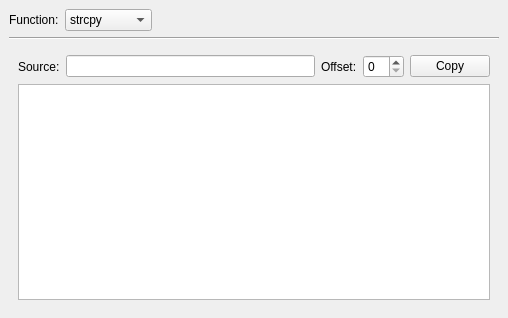
<?xml version="1.0" encoding="UTF-8"?>
<ui version="4.0">
 <class>MainWindow</class>
 <widget class="QMainWindow" name="MainWindow">
  <property name="geometry">
   <rect>
    <x>0</x>
    <y>0</y>
    <width>508</width>
    <height>318</height>
   </rect>
  </property>
  <property name="windowTitle">
   <string>MainWindow</string>
  </property>
  <widget class="QWidget" name="centralwidget">
   <layout class="QVBoxLayout" name="verticalLayout">
    <item>
     <layout class="QHBoxLayout" name="horizontalLayout">
      <item>
       <widget class="QLabel" name="label">
        <property name="text">
         <string>Function:</string>
        </property>
       </widget>
      </item>
      <item>
       <widget class="QComboBox" name="comboBox">
        <item>
         <property name="text">
          <string>strcpy</string>
         </property>
        </item>
        <item>
         <property name="text">
          <string>strncpy</string>
         </property>
        </item>
        <item>
         <property name="text">
          <string>memcpy</string>
         </property>
        </item>
        <item>
         <property name="text">
          <string>strcmp</string>
         </property>
        </item>
        <item>
         <property name="text">
          <string>strncmp</string>
         </property>
        </item>
        <item>
         <property name="text">
          <string>memcmp</string>
         </property>
        </item>
        <item>
         <property name="text">
          <string>strcat</string>
         </property>
        </item>
        <item>
         <property name="text">
          <string>strncat</string>
         </property>
        </item>
        <item>
         <property name="text">
          <string>memmove</string>
         </property>
        </item>
        <item>
         <property name="text">
          <string>strtok</string>
         </property>
        </item>
        <item>
         <property name="text">
          <string>memset</string>
         </property>
        </item>
       </widget>
      </item>
      <item>
       <spacer name="horizontalSpacer">
        <property name="orientation">
         <enum>Qt::Horizontal</enum>
        </property>
        <property name="sizeHint" stdset="0">
         <size>
          <width>40</width>
          <height>20</height>
         </size>
        </property>
       </spacer>
      </item>
     </layout>
    </item>
    <item>
     <widget class="Line" name="line">
      <property name="orientation">
       <enum>Qt::Horizontal</enum>
      </property>
     </widget>
    </item>
    <item>
     <widget class="QStackedWidget" name="stackedWidget">
      <property name="accessibleName">
       <string/>
      </property>
      <property name="currentIndex">
       <number>0</number>
      </property>
      <widget class="QWidget" name="stackedWidgetPage1">
       <layout class="QVBoxLayout" name="verticalLayout_2">
        <item>
         <layout class="QHBoxLayout" name="horizontalLayout_2">
          <item>
           <widget class="QLabel" name="label_3">
            <property name="text">
             <string>Source:</string>
            </property>
           </widget>
          </item>
          <item>
           <widget class="QLineEdit" name="strcpySourceLineEdit"/>
          </item>
          <item>
           <widget class="QLabel" name="label_6">
            <property name="text">
             <string>Offset:</string>
            </property>
           </widget>
          </item>
          <item>
           <widget class="QSpinBox" name="strcpyOffsetSpinBox"/>
          </item>
          <item>
           <widget class="QPushButton" name="strcpyCopyPushButton">
            <property name="text">
             <string>Copy</string>
            </property>
           </widget>
          </item>
         </layout>
        </item>
        <item>
         <widget class="QTextEdit" name="strcpyOutputTextEdit">
          <property name="readOnly">
           <bool>true</bool>
          </property>
         </widget>
        </item>
       </layout>
      </widget>
      <widget class="QWidget" name="stackedWidgetPage2">
       <layout class="QVBoxLayout" name="verticalLayout_3">
        <item>
         <layout class="QHBoxLayout" name="horizontalLayout_3">
          <item>
           <widget class="QLabel" name="label_4">
            <property name="text">
             <string>Source:</string>
            </property>
           </widget>
          </item>
          <item>
           <widget class="QLineEdit" name="strncpySourceLineEdit"/>
          </item>
          <item>
           <widget class="QLabel" name="label_5">
            <property name="text">
             <string>Count:</string>
            </property>
           </widget>
          </item>
          <item>
           <widget class="QSpinBox" name="strncpyOffsetSpinBox"/>
          </item>
          <item>
           <widget class="QPushButton" name="strncpyCopyPushButton">
            <property name="text">
             <string>Copy</string>
            </property>
           </widget>
          </item>
         </layout>
        </item>
        <item>
         <widget class="QTextEdit" name="strncpyOutputTextEdit">
          <property name="readOnly">
           <bool>true</bool>
          </property>
         </widget>
        </item>
       </layout>
      </widget>
      <widget class="QWidget" name="stackedWidgetPage3">
       <layout class="QVBoxLayout" name="verticalLayout_4">
        <item>
         <layout class="QHBoxLayout" name="horizontalLayout_4">
          <item>
           <widget class="QLabel" name="label_7">
            <property name="text">
             <string>Source:</string>
            </property>
           </widget>
          </item>
          <item>
           <widget class="QLineEdit" name="memcpySourceLineEdit"/>
          </item>
          <item>
           <widget class="QLabel" name="label_8">
            <property name="text">
             <string>Count:</string>
            </property>
           </widget>
          </item>
          <item>
           <widget class="QSpinBox" name="memcpyOffsetSpinBox"/>
          </item>
          <item>
           <widget class="QPushButton" name="memcpyCopyPushButton">
            <property name="text">
             <string>Copy</string>
            </property>
           </widget>
          </item>
         </layout>
        </item>
        <item>
         <widget class="QTextEdit" name="memcpyOutputTextEdit">
          <property name="readOnly">
           <bool>true</bool>
          </property>
         </widget>
        </item>
       </layout>
      </widget>
      <widget class="QWidget" name="stackedWidgetPage4">
       <layout class="QVBoxLayout" name="verticalLayout_5">
        <item>
         <layout class="QHBoxLayout" name="horizontalLayout_5">
          <item>
           <layout class="QFormLayout" name="formLayout">
            <item row="0" column="0">
             <widget class="QLabel" name="label_9">
              <property name="text">
               <string>First:</string>
              </property>
              <property name="alignment">
               <set>Qt::AlignRight|Qt::AlignTrailing|Qt::AlignVCenter</set>
              </property>
             </widget>
            </item>
            <item row="0" column="1">
             <widget class="QLineEdit" name="strcmpFirstLineEdit"/>
            </item>
            <item row="1" column="0">
             <widget class="QLabel" name="label_11">
              <property name="text">
               <string>Second:</string>
              </property>
              <property name="alignment">
               <set>Qt::AlignRight|Qt::AlignTrailing|Qt::AlignVCenter</set>
              </property>
             </widget>
            </item>
            <item row="1" column="1">
             <widget class="QLineEdit" name="strcmpSecondLineEdit">
              <property name="text">
               <string/>
              </property>
             </widget>
            </item>
           </layout>
          </item>
          <item>
           <widget class="QPushButton" name="strcmpComparePushButton">
            <property name="text">
             <string>Compare</string>
            </property>
           </widget>
          </item>
         </layout>
        </item>
        <item>
         <widget class="QTextEdit" name="strcmpOutputTextEdit">
          <property name="readOnly">
           <bool>true</bool>
          </property>
         </widget>
        </item>
       </layout>
      </widget>
      <widget class="QWidget" name="stackedWidgetPage5">
       <layout class="QVBoxLayout" name="verticalLayout_6">
        <item>
         <layout class="QHBoxLayout" name="horizontalLayout_6">
          <item>
           <layout class="QFormLayout" name="formLayout_2">
            <item row="0" column="0">
             <widget class="QLabel" name="label_10">
              <property name="text">
               <string>First:</string>
              </property>
              <property name="alignment">
               <set>Qt::AlignRight|Qt::AlignTrailing|Qt::AlignVCenter</set>
              </property>
             </widget>
            </item>
            <item row="0" column="1">
             <widget class="QLineEdit" name="strncmpFirstLineEdit"/>
            </item>
            <item row="1" column="0">
             <widget class="QLabel" name="label_12">
              <property name="text">
               <string>Second:</string>
              </property>
              <property name="alignment">
               <set>Qt::AlignRight|Qt::AlignTrailing|Qt::AlignVCenter</set>
              </property>
             </widget>
            </item>
            <item row="1" column="1">
             <widget class="QLineEdit" name="strncmpSecondLineEdit">
              <property name="text">
               <string/>
              </property>
             </widget>
            </item>
            <item row="2" column="0">
             <widget class="QLabel" name="label_2">
              <property name="text">
               <string>Count:</string>
              </property>
             </widget>
            </item>
            <item row="2" column="1">
             <widget class="QSpinBox" name="strncmpOffsetSpinBox"/>
            </item>
           </layout>
          </item>
          <item>
           <widget class="QPushButton" name="strncmpComparePushButton">
            <property name="text">
             <string>Compare</string>
            </property>
           </widget>
          </item>
         </layout>
        </item>
        <item>
         <widget class="QTextEdit" name="strncmpOutputTextEdit">
          <property name="readOnly">
           <bool>true</bool>
          </property>
         </widget>
        </item>
       </layout>
      </widget>
      <widget class="QWidget" name="stackedWidgetPage6">
       <layout class="QVBoxLayout" name="verticalLayout_7">
        <item>
         <layout class="QHBoxLayout" name="horizontalLayout_7">
          <item>
           <layout class="QFormLayout" name="formLayout_3">
            <item row="0" column="0">
             <widget class="QLabel" name="label_13">
              <property name="text">
               <string>First:</string>
              </property>
              <property name="alignment">
               <set>Qt::AlignRight|Qt::AlignTrailing|Qt::AlignVCenter</set>
              </property>
             </widget>
            </item>
            <item row="0" column="1">
             <widget class="QLineEdit" name="memcmpFirstLineEdit"/>
            </item>
            <item row="1" column="0">
             <widget class="QLabel" name="label_14">
              <property name="text">
               <string>Second:</string>
              </property>
              <property name="alignment">
               <set>Qt::AlignRight|Qt::AlignTrailing|Qt::AlignVCenter</set>
              </property>
             </widget>
            </item>
            <item row="1" column="1">
             <widget class="QLineEdit" name="memcmpSecondLineEdit">
              <property name="text">
               <string/>
              </property>
             </widget>
            </item>
            <item row="2" column="0">
             <widget class="QLabel" name="label_15">
              <property name="text">
               <string>Count:</string>
              </property>
             </widget>
            </item>
            <item row="2" column="1">
             <widget class="QSpinBox" name="memcmpOffsetSpinBox"/>
            </item>
           </layout>
          </item>
          <item>
           <widget class="QPushButton" name="memcmpComparePushButton">
            <property name="text">
             <string>Compare</string>
            </property>
           </widget>
          </item>
         </layout>
        </item>
        <item>
         <widget class="QTextEdit" name="memcmpOutputTextEdit">
          <property name="readOnly">
           <bool>true</bool>
          </property>
         </widget>
        </item>
       </layout>
      </widget>
      <widget class="QWidget" name="page_2">
       <layout class="QVBoxLayout" name="verticalLayout_8">
        <item>
         <layout class="QHBoxLayout" name="horizontalLayout_8">
          <item>
           <layout class="QFormLayout" name="formLayout_4">
            <item row="0" column="0">
             <widget class="QLabel" name="label_16">
              <property name="text">
               <string>First:</string>
              </property>
              <property name="alignment">
               <set>Qt::AlignRight|Qt::AlignTrailing|Qt::AlignVCenter</set>
              </property>
             </widget>
            </item>
            <item row="0" column="1">
             <widget class="QLineEdit" name="strcatFirstLineEdit"/>
            </item>
            <item row="1" column="0">
             <widget class="QLabel" name="label_17">
              <property name="text">
               <string>Second:</string>
              </property>
              <property name="alignment">
               <set>Qt::AlignRight|Qt::AlignTrailing|Qt::AlignVCenter</set>
              </property>
             </widget>
            </item>
            <item row="1" column="1">
             <widget class="QLineEdit" name="strcatSecondLineEdit">
              <property name="text">
               <string/>
              </property>
             </widget>
            </item>
           </layout>
          </item>
          <item>
           <widget class="QPushButton" name="strcatComparePushButton">
            <property name="text">
             <string>Unite</string>
            </property>
           </widget>
          </item>
         </layout>
        </item>
        <item>
         <widget class="QTextEdit" name="strcatOutputTextEdit">
          <property name="readOnly">
           <bool>true</bool>
          </property>
         </widget>
        </item>
       </layout>
      </widget>
      <widget class="QWidget" name="page">
       <layout class="QVBoxLayout" name="verticalLayout_9">
        <item>
         <layout class="QHBoxLayout" name="horizontalLayout_9">
          <item>
           <layout class="QFormLayout" name="formLayout_5">
            <item row="0" column="0">
             <widget class="QLabel" name="label_18">
              <property name="text">
               <string>First:</string>
              </property>
              <property name="alignment">
               <set>Qt::AlignRight|Qt::AlignTrailing|Qt::AlignVCenter</set>
              </property>
             </widget>
            </item>
            <item row="0" column="1">
             <widget class="QLineEdit" name="strncatFirstLineEdit"/>
            </item>
            <item row="1" column="0">
             <widget class="QLabel" name="label_19">
              <property name="text">
               <string>Second:</string>
              </property>
              <property name="alignment">
               <set>Qt::AlignRight|Qt::AlignTrailing|Qt::AlignVCenter</set>
              </property>
             </widget>
            </item>
            <item row="1" column="1">
             <widget class="QLineEdit" name="strncatSecondLineEdit">
              <property name="text">
               <string/>
              </property>
             </widget>
            </item>
            <item row="2" column="0">
             <widget class="QLabel" name="label_20">
              <property name="text">
               <string>Count:</string>
              </property>
             </widget>
            </item>
            <item row="2" column="1">
             <widget class="QSpinBox" name="strncatOffsetSpinBox"/>
            </item>
           </layout>
          </item>
          <item>
           <widget class="QPushButton" name="strncatComparePushButton">
            <property name="text">
             <string>Unite</string>
            </property>
           </widget>
          </item>
         </layout>
        </item>
        <item>
         <widget class="QTextEdit" name="strncatOutputTextEdit">
          <property name="readOnly">
           <bool>true</bool>
          </property>
         </widget>
        </item>
       </layout>
      </widget>
      <widget class="QWidget" name="page_3">
       <layout class="QVBoxLayout" name="verticalLayout_10">
        <item>
         <layout class="QHBoxLayout" name="horizontalLayout_10">
          <item>
           <widget class="QLabel" name="label_21">
            <property name="text">
             <string>Source:</string>
            </property>
           </widget>
          </item>
          <item>
           <widget class="QLineEdit" name="memmoveSourceLineEdit"/>
          </item>
          <item>
           <widget class="QLabel" name="label_22">
            <property name="text">
             <string>Offset</string>
            </property>
           </widget>
          </item>
          <item>
           <widget class="QSpinBox" name="memmoveOffsetSpinBox"/>
          </item>
          <item>
           <widget class="QLabel" name="label_23">
            <property name="text">
             <string>Count:</string>
            </property>
           </widget>
          </item>
          <item>
           <widget class="QSpinBox" name="memmoveCountSpinBox"/>
          </item>
          <item>
           <widget class="QPushButton" name="memmoveCopyPushButton">
            <property name="text">
             <string>Copy</string>
            </property>
           </widget>
          </item>
         </layout>
        </item>
        <item>
         <widget class="QTextEdit" name="memmoveOutputTextEdit">
          <property name="readOnly">
           <bool>true</bool>
          </property>
         </widget>
        </item>
       </layout>
      </widget>
      <widget class="QWidget" name="page_4">
       <layout class="QVBoxLayout" name="verticalLayout_11">
        <item>
         <layout class="QHBoxLayout" name="horizontalLayout_11">
          <item>
           <layout class="QFormLayout" name="formLayout_6">
            <item row="0" column="0">
             <widget class="QLabel" name="label_24">
              <property name="text">
               <string>Source</string>
              </property>
              <property name="alignment">
               <set>Qt::AlignRight|Qt::AlignTrailing|Qt::AlignVCenter</set>
              </property>
             </widget>
            </item>
            <item row="0" column="1">
             <widget class="QLineEdit" name="strtokSourceLineEdit"/>
            </item>
            <item row="1" column="0">
             <widget class="QLabel" name="label_25">
              <property name="text">
               <string>Deliters</string>
              </property>
              <property name="alignment">
               <set>Qt::AlignRight|Qt::AlignTrailing|Qt::AlignVCenter</set>
              </property>
             </widget>
            </item>
            <item row="1" column="1">
             <widget class="QLineEdit" name="strtokDelitersLineEdit">
              <property name="text">
               <string/>
              </property>
             </widget>
            </item>
           </layout>
          </item>
          <item>
           <widget class="QPushButton" name="strtokDividePushButton">
            <property name="text">
             <string>Divide</string>
            </property>
           </widget>
          </item>
         </layout>
        </item>
        <item>
         <widget class="QTextEdit" name="strtokOutputTextEdit">
          <property name="readOnly">
           <bool>true</bool>
          </property>
         </widget>
        </item>
       </layout>
      </widget>
      <widget class="QWidget" name="page_5">
       <layout class="QVBoxLayout" name="verticalLayout_22">
        <item>
         <layout class="QHBoxLayout" name="horizontalLayout_12">
          <item>
           <widget class="QLabel" name="label_26">
            <property name="text">
             <string>Source:</string>
            </property>
           </widget>
          </item>
          <item>
           <widget class="QLineEdit" name="memsetSourceLineEdit"/>
          </item>
          <item>
           <widget class="QLabel" name="label_54">
            <property name="text">
             <string>Symbol</string>
            </property>
           </widget>
          </item>
          <item>
           <widget class="QLineEdit" name="memsetSymbolLineEdit">
            <property name="maxLength">
             <number>1</number>
            </property>
           </widget>
          </item>
          <item>
           <widget class="QLabel" name="label_27">
            <property name="text">
             <string>Count</string>
            </property>
           </widget>
          </item>
          <item>
           <widget class="QSpinBox" name="memsetCountSpinBox"/>
          </item>
          <item>
           <widget class="QPushButton" name="memsetSetPushButtot">
            <property name="text">
             <string>Set</string>
            </property>
           </widget>
          </item>
         </layout>
        </item>
        <item>
         <widget class="QTextEdit" name="memsetOutputTextEdit">
          <property name="readOnly">
           <bool>true</bool>
          </property>
         </widget>
        </item>
       </layout>
      </widget>
     </widget>
    </item>
   </layout>
  </widget>
  <widget class="QMenuBar" name="menubar">
   <property name="geometry">
    <rect>
     <x>0</x>
     <y>0</y>
     <width>508</width>
     <height>26</height>
    </rect>
   </property>
  </widget>
  <action name="actionmemcpy">
   <property name="text">
    <string>memcpy()</string>
   </property>
  </action>
  <action name="actionmemmove">
   <property name="text">
    <string>memmove()</string>
   </property>
  </action>
  <action name="actionstrcpy">
   <property name="text">
    <string>strcpy()</string>
   </property>
  </action>
  <action name="actionstrncpy">
   <property name="text">
    <string>strncpy()</string>
   </property>
  </action>
  <action name="actionstrcat">
   <property name="text">
    <string>strcat()</string>
   </property>
  </action>
  <action name="actionmemcmp">
   <property name="text">
    <string>memcmp()</string>
   </property>
  </action>
  <action name="actionstrcmp">
   <property name="text">
    <string>strcmp()</string>
   </property>
  </action>
  <action name="actionstrncmp">
   <property name="text">
    <string>strncmp()</string>
   </property>
  </action>
  <action name="actionstrtok">
   <property name="text">
    <string>strtok()</string>
   </property>
  </action>
  <action name="actionmemset">
   <property name="text">
    <string>memset()</string>
   </property>
  </action>
  <action name="actionstrncat">
   <property name="text">
    <string>strncat()</string>
   </property>
  </action>
 </widget>
 <tabstops>
  <tabstop>comboBox</tabstop>
  <tabstop>strcpySourceLineEdit</tabstop>
  <tabstop>strcpyOffsetSpinBox</tabstop>
  <tabstop>strcpyCopyPushButton</tabstop>
  <tabstop>strcpyOutputTextEdit</tabstop>
 </tabstops>
 <resources/>
 <connections>
  <connection>
   <sender>comboBox</sender>
   <signal>currentIndexChanged(int)</signal>
   <receiver>stackedWidget</receiver>
   <slot>setCurrentIndex(int)</slot>
   <hints>
    <hint type="sourcelabel">
     <x>165</x>
     <y>49</y>
    </hint>
    <hint type="destinationlabel">
     <x>308</x>
     <y>91</y>
    </hint>
   </hints>
  </connection>
  <connection>
   <sender>strcpyCopyPushButton</sender>
   <signal>clicked()</signal>
   <receiver>MainWindow</receiver>
   <slot>onStrcpyCopyClicked()</slot>
   <hints>
    <hint type="sourcelabel">
     <x>475</x>
     <y>122</y>
    </hint>
    <hint type="destinationlabel">
     <x>496</x>
     <y>41</y>
    </hint>
   </hints>
  </connection>
  <connection>
   <sender>strncpyCopyPushButton</sender>
   <signal>clicked()</signal>
   <receiver>MainWindow</receiver>
   <slot>onStrncpyCopyClicked()</slot>
   <hints>
    <hint type="sourcelabel">
     <x>480</x>
     <y>122</y>
    </hint>
    <hint type="destinationlabel">
     <x>479</x>
     <y>33</y>
    </hint>
   </hints>
  </connection>
  <connection>
   <sender>memcpyCopyPushButton</sender>
   <signal>clicked()</signal>
   <receiver>MainWindow</receiver>
   <slot>onMemcpyCopyClicked()</slot>
   <hints>
    <hint type="sourcelabel">
     <x>480</x>
     <y>122</y>
    </hint>
    <hint type="destinationlabel">
     <x>432</x>
     <y>28</y>
    </hint>
   </hints>
  </connection>
  <connection>
   <sender>strcmpComparePushButton</sender>
   <signal>clicked()</signal>
   <receiver>MainWindow</receiver>
   <slot>onStrcmpCompareClicked()</slot>
   <hints>
    <hint type="sourcelabel">
     <x>98</x>
     <y>93</y>
    </hint>
    <hint type="destinationlabel">
     <x>449</x>
     <y>48</y>
    </hint>
   </hints>
  </connection>
  <connection>
   <sender>strncmpComparePushButton</sender>
   <signal>clicked()</signal>
   <receiver>MainWindow</receiver>
   <slot>onStrncmpCompareClicked()</slot>
   <hints>
    <hint type="sourcelabel">
     <x>98</x>
     <y>93</y>
    </hint>
    <hint type="destinationlabel">
     <x>408</x>
     <y>58</y>
    </hint>
   </hints>
  </connection>
  <connection>
   <sender>memcmpComparePushButton</sender>
   <signal>clicked()</signal>
   <receiver>MainWindow</receiver>
   <slot>onMemcmpCompareClicked()</slot>
   <hints>
    <hint type="sourcelabel">
     <x>98</x>
     <y>93</y>
    </hint>
    <hint type="destinationlabel">
     <x>466</x>
     <y>54</y>
    </hint>
   </hints>
  </connection>
  <connection>
   <sender>strcatComparePushButton</sender>
   <signal>clicked()</signal>
   <receiver>MainWindow</receiver>
   <slot>onStrcatCompareClicked()</slot>
   <hints>
    <hint type="sourcelabel">
     <x>98</x>
     <y>93</y>
    </hint>
    <hint type="destinationlabel">
     <x>194</x>
     <y>63</y>
    </hint>
   </hints>
  </connection>
  <connection>
   <sender>strncatComparePushButton</sender>
   <signal>clicked()</signal>
   <receiver>MainWindow</receiver>
   <slot>onStrncatCompareClicked()</slot>
   <hints>
    <hint type="sourcelabel">
     <x>98</x>
     <y>93</y>
    </hint>
    <hint type="destinationlabel">
     <x>265</x>
     <y>53</y>
    </hint>
   </hints>
  </connection>
  <connection>
   <sender>memmoveCopyPushButton</sender>
   <signal>clicked()</signal>
   <receiver>MainWindow</receiver>
   <slot>onMemmoveCopyClicked()</slot>
   <hints>
    <hint type="sourcelabel">
     <x>98</x>
     <y>93</y>
    </hint>
    <hint type="destinationlabel">
     <x>4</x>
     <y>137</y>
    </hint>
   </hints>
  </connection>
  <connection>
   <sender>strtokDividePushButton</sender>
   <signal>clicked()</signal>
   <receiver>MainWindow</receiver>
   <slot>onStrtokDivideClicked()</slot>
   <hints>
    <hint type="sourcelabel">
     <x>423</x>
     <y>122</y>
    </hint>
    <hint type="destinationlabel">
     <x>6</x>
     <y>133</y>
    </hint>
   </hints>
  </connection>
  <connection>
   <sender>memsetSetPushButtot</sender>
   <signal>clicked()</signal>
   <receiver>MainWindow</receiver>
   <slot>onMemsetSetClicked()</slot>
   <hints>
    <hint type="sourcelabel">
     <x>457</x>
     <y>111</y>
    </hint>
    <hint type="destinationlabel">
     <x>10</x>
     <y>75</y>
    </hint>
   </hints>
  </connection>
 </connections>
 <slots>
  <slot>onStrcpyCopyClicked()</slot>
  <slot>onStrncpyCopyClicked()</slot>
  <slot>onMemcpyCopyClicked()</slot>
  <slot>onStrcmpCompareClicked()</slot>
  <slot>onStrncmpCompareClicked()</slot>
  <slot>onMemcmpCompareClicked()</slot>
  <slot>onStrcatCompareClicked()</slot>
  <slot>onStrncatCompareClicked()</slot>
  <slot>onMemmoveCopyClicked()</slot>
  <slot>onStrtokDivideClicked()</slot>
  <slot>onMemsetSetClicked()</slot>
 </slots>
</ui>
